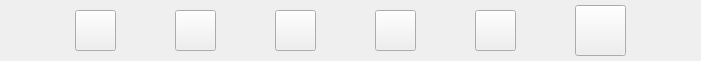
     <widget class="QFrame" name="featureBarClient">
      <property name="geometry">
       <rect>
        <x>420</x>
        <y>20</y>
        <width>701</width>
        <height>61</height>
       </rect>
      </property>
      <property name="styleSheet">
       <string notr="true"/>
      </property>
      <property name="frameShape">
       <enum>QFrame::NoFrame</enum>
      </property>
      <widget class="QPushButton" name="deleteClient">
       <property name="geometry">
        <rect>
         <x>175</x>
         <y>10</y>
         <width>41</width>
         <height>41</height>
        </rect>
       </property>
       <property name="cursor">
        <cursorShape>PointingHandCursor</cursorShape>
       </property>
       <property name="text">
        <string/>
       </property>
       <property name="icon">
        <iconset>
         <normaloff>../Resources/Icons/delete.png</normaloff>../Resources/Icons/delete.png</iconset>
       </property>
       <property name="iconSize">
        <size>
         <width>40</width>
         <height>40</height>
        </size>
       </property>
      </widget>
      <widget class="QPushButton" name="updateClient">
       <property name="geometry">
        <rect>
         <x>375</x>
         <y>10</y>
         <width>41</width>
         <height>41</height>
        </rect>
       </property>
       <property name="cursor">
        <cursorShape>PointingHandCursor</cursorShape>
       </property>
       <property name="text">
        <string/>
       </property>
       <property name="icon">
        <iconset>
         <normaloff>../Resources/Icons/update.png</normaloff>../Resources/Icons/update.png</iconset>
       </property>
       <property name="iconSize">
        <size>
         <width>60</width>
         <height>60</height>
        </size>
       </property>
      </widget>
      <widget class="QPushButton" name="pdfClient">
       <property name="geometry">
        <rect>
         <x>475</x>
         <y>10</y>
         <width>41</width>
         <height>41</height>
        </rect>
       </property>
       <property name="cursor">
        <cursorShape>PointingHandCursor</cursorShape>
       </property>
       <property name="text">
        <string/>
       </property>
       <property name="icon">
        <iconset>
         <normaloff>../Resources/Icons/pdf.png</normaloff>../Resources/Icons/pdf.png</iconset>
       </property>
       <property name="iconSize">
        <size>
         <width>50</width>
         <height>50</height>
        </size>
       </property>
      </widget>
      <widget class="QPushButton" name="sortClient">
       <property name="geometry">
        <rect>
         <x>275</x>
         <y>10</y>
         <width>41</width>
         <height>41</height>
        </rect>
       </property>
       <property name="cursor">
        <cursorShape>PointingHandCursor</cursorShape>
       </property>
       <property name="text">
        <string/>
       </property>
       <property name="icon">
        <iconset>
         <normaloff>../Resources/Icons/sort.png</normaloff>../Resources/Icons/sort.png</iconset>
       </property>
       <property name="iconSize">
        <size>
         <width>50</width>
         <height>50</height>
        </size>
       </property>
      </widget>
      <widget class="QPushButton" name="addClient">
       <property name="geometry">
        <rect>
         <x>75</x>
         <y>10</y>
         <width>41</width>
         <height>41</height>
        </rect>
       </property>
       <property name="cursor">
        <cursorShape>PointingHandCursor</cursorShape>
       </property>
       <property name="text">
        <string/>
       </property>
       <property name="icon">
        <iconset>
         <normaloff>../Resources/Icons/add.png</normaloff>../Resources/Icons/add.png</iconset>
       </property>
       <property name="iconSize">
        <size>
         <width>60</width>
         <height>60</height>
        </size>
       </property>
      </widget>
      <widget class="QPushButton" name="pieChartClient">
       <property name="geometry">
        <rect>
         <x>575</x>
         <y>5</y>
         <width>51</width>
         <height>51</height>
        </rect>
       </property>
       <property name="cursor">
        <cursorShape>PointingHandCursor</cursorShape>
       </property>
       <property name="text">
        <string/>
       </property>
       <property name="icon">
        <iconset>
         <normaloff>../Resources/Icons/piechart.png</normaloff>../Resources/Icons/piechart.png</iconset>
       </property>
       <property name="iconSize">
        <size>
         <width>50</width>
         <height>50</height>
        </size>
       </property>
      </widget>
     </widget>
